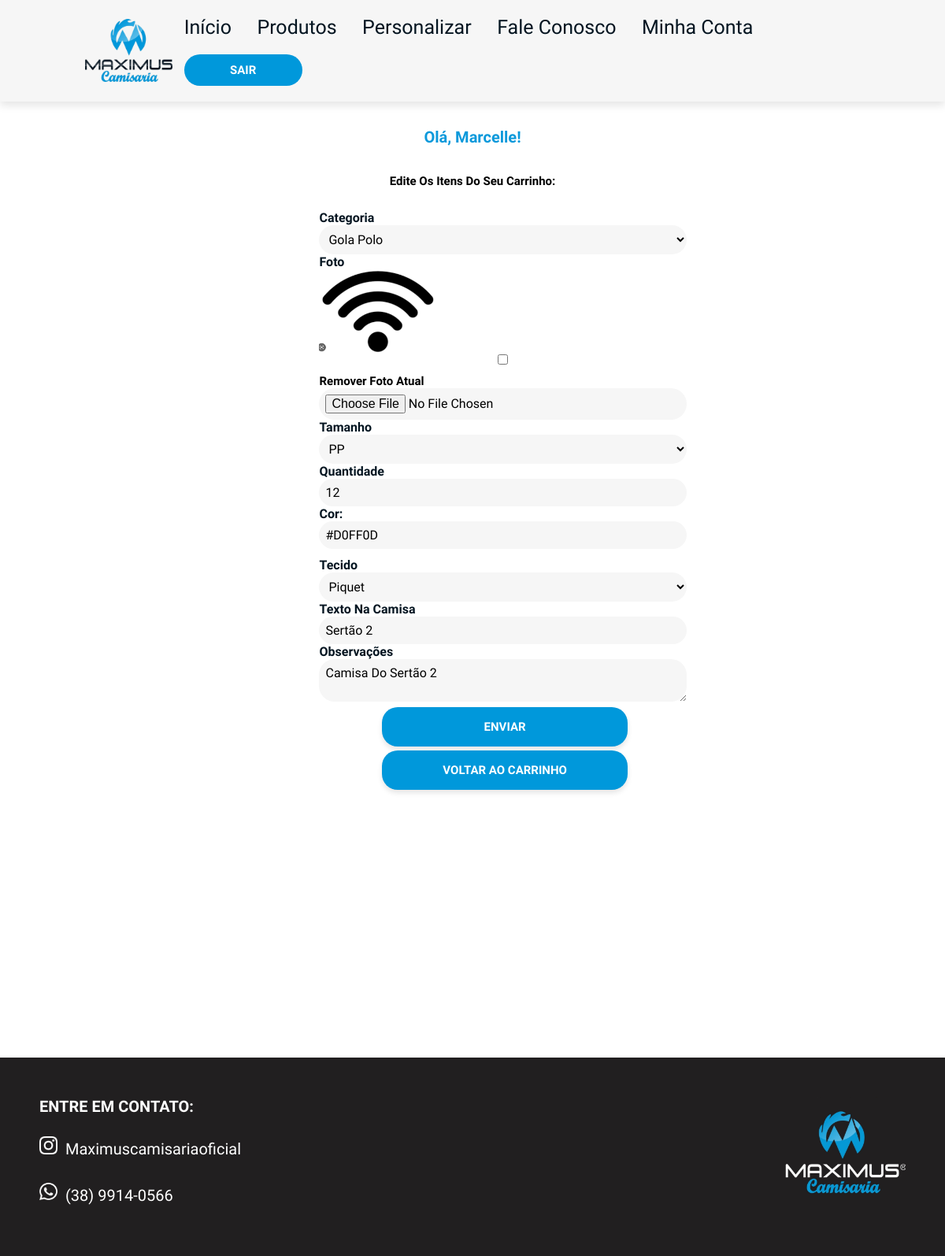
/editar_item/7 (signed in), run on the app's committed database.
### loja/models.py (models this page shows)
class Usuario(database.Model, UserMixin):
    id = database.Column(database.Integer, primary_key=True)
    username = database.Column(database.String, nullable=False)
    userlastname = database.Column(database.String, nullable=False)
    email = database.Column(database.String, nullable=False, unique=True)
    senha = database.Column(database.String, nullable=False)
    cpf = database.Column(database.String(11), nullable=False, unique=True)
    endereco = database.Column(database.String, nullable=False)
    complemento = database.Column(database.String, nullable=False)
    cidade = database.Column(database.String, nullable=False)
    uf = database.Column(database.String(2), nullable=False)
    cep = database.Column(database.String(8), nullable=False)
    telefone = database.Column(database.String, nullable=False)
    foto_perfil = database.Column(database.String, default="default_profile.png")

class Personalizada(database.Model):
    id = database.Column(database.Integer, primary_key=True)
    foto = database.Column(database.String, default="default.png")
    data_criacao = database.Column(database.DateTime, nullable=False, default=datetime.utcnow())
    categoria = database.Column(database.String, nullable=False)
    cor = database.Column(database.String, nullable=False)
    tamanho = database.Column(database.String, nullable=False)
    quantidade = database.Column(database.Integer, nullable=False)
    tecido = database.Column(database.String, nullable=False)
    texto_camisa = database.Column(database.String, nullable=False)
    observacao = database.Column(database.String, nullable=False)
    id_usuario = database.Column(database.Integer, database.ForeignKey('usuario.id'), nullable=False)

### loja/routes.py (the view, shortened to what this page needs)
@app.route("/editar_item/<int:id>", methods=["GET", "POST"])
@login_required
def editar_item(id):
    item = Personalizada.query.get_or_404(id)
    form = FormPersonalizada()
    form.categoria.data = item.categoria
    form.cor.data = item.cor
    form.tamanho.data = item.tamanho
    form.quantidade.data = item.quantidade
    form.tecido.data = item.tecido
    form.texto_camisa.data = item.texto_camisa
    form.observacao.data = item.observacao
    return render_template('editar_item.html', form=form, item=item)

### loja/forms.py
class FormPersonalizada(FlaskForm):
    foto = FileField('Foto')
    categorias = [('personalizada', 'Personalizada'), ('tradicional', 'Tradicional'), ('raglan', 'Raglan'),
        ('esportiva', 'Esportiva'), ('uniforme', 'Escolar'), ('longa', 'Manga Longa'),
        ('golaV', 'Gola V'), ('golapolo', 'Gola Polo'), ('oversized', 'Oversized')]
    tamanhos = [('pp', 'PP'), ('p', 'P'), ('m', 'M'), ('g', 'G'), ('gg', 'GG')]
    tecidos = [('algodao', 'Algodão'), ('piquet', 'Piquet'), ('dryfit', 'Dry Fit'),
        ('pvantipiling', 'PV Antipiling')]
    categoria = SelectField('Categoria', choices=categorias, validators=[DataRequired()])
    tamanho = SelectField('Tamanho', choices=tamanhos, validators=[DataRequired()])
    quantidade = IntegerField('Quantidade', validators=[DataRequired()])
    tecido = SelectField('Tecido', choices=tecidos, validators=[DataRequired()])
    cor = HiddenField('Cor')
    texto_camisa = StringField('Texto na Camisa', validators=[DataRequired()])
    observacao = TextAreaField('Observações')
    botao_confirmacao = SubmitField('ENVIAR')

### loja/models.py (called while the page is built)
@login_manager.user_loader
def load_usuario(id_usuario):
    return Usuario.query.get(int(id_usuario))

### loja/templates/editar_item.html (shortened to what this page needs)
{% extends "personalizar.html" %}
{% block style %}
<link rel="stylesheet" href="{{ url_for('static', filename='css/homepage.css') }}">
<link rel="stylesheet" href="{{ url_for('static', filename='css/personalizar.css') }}">
{% endblock %}
{% block main1 %}
<main>
    <div class="Subtitulo-base">
        <h1 class="subtitulo"> Olá, {{ current_user.username }}!</h1>
        <h1 class="texto"> Edite os itens do seu carrinho: </h1>
    </div>
{% endblock %}
{% block main2 %}
<section class="personalizar">
    <div class="boxContainer">
        <div class="formulario">
            <form method="POST" action="{{ url_for('editar_item', id=item.id) }}" enctype="multipart/form-data">
                <div class="selecao">
                    {{ form.categoria.label }} {{ form.categoria(value=item.categoria) }}<br>
                    {{ form.foto.label }}
                    {% if item.foto %}
                        <div>
                            <img src="{{ url_for('static', filename='images/fotos_camisas/' + item.foto) }}" alt="Imagem Atual" width="150">
                            <input type="checkbox" name="remove_foto" value="1">
                            <h1 class="texto1"> Remover foto atual </h1>
                        </div>
                    {% endif %}
                    {{ form.foto }}<br>
                    {{ form.tamanho.label }} {{ form.tamanho(value=item.tamanho) }}<br>
                    {{ form.quantidade.label }} {{ form.quantidade(value=item.quantidade) }}<br>
                    <div class="seletor-cor">
                        <label for="cor">Cor:</label><br>
                        <input class="jscolor {onFineChange:'updateColor(this)'}" id="cor-picker" value="{{ item.cor }}">
                    </div>
                    {{ form.cor(value=item.cor) }}<br>
                    {{ form.tecido.label }} {{ form.tecido(value=item.tecido) }}<br>
                    {{ form.texto_camisa.label }} {{ form.texto_camisa(value=item.texto_camisa) }}<br>
                    {{ form.observacao.label }} {{ form.observacao(value=item.observacao) }}<br>
                    {{ form.botao_confirmacao(class_="botao") }}
                     <a href="{{ url_for('carrinho') }}"><button class="botao">VOLTAR AO CARRINHO</button></a>
                </div>
            </form>
        </div>
    </div>
</section>
</main>
{% endblock %}

### loja/static/css/homepage.css (style rules this page uses)
:root { --azulclaro: #0098db; --azulescuro: #041521; --branco: #f6f6f6; --azulbotao: #00008B; --logoescura: #211f20; }
* { margin: 0; padding: 0; box-sizing: border-box; font-family: "Quicksand", sans-serif; outline: none; border: none; text-transform: capitalize; transition: .2s linear; }
html { font-size: 62.5%; scroll-behavior: smooth; scroll-padding-top: 6rem; overflow-x: hidden; }
main { padding-top: 8px; margin-bottom: 12rem; display: flex; flex-direction: column; align-items: center; text-align: center; }
.botao { background-color:var(--azulclaro) ; width: 5rem; height: 3rem; border: none; font-family: 'Quicksand', sans-serif; font-size: 15px; color: white; border-radius: 20px; margin-top: 2rem; }
.subtitulo { padding: 5px; font-family: "Quicksand", sans-serif; color:#0b99db; display: flex; justify-content: center; height: 70; margin-top: 2rem; margin-bottom: 2rem; }
.texto { text-align: center; margin-top: 10px; font-size: 15px }
.Subtitulo-base { display: flex; flex-direction: column; }

### loja/static/css/personalizar.css (style rules this page uses)
.personalizar { padding-top: 8px; margin-bottom: 20rem; }
.personalizar .boxContainer { display: flex; justify-content: center; gap: 2rem; padding: 0 2rem; margin: 2rem 0; }
.personalizar .formulario { flex: 1; display: flex; flex-direction: column; text-align: left; gap: 1rem; }
.personalizar .formulario label { font-family: 'Quicksand', sans-serif; font-size: 16px; color: var(--azulescuro); font-weight: bold; margin-bottom: 0.8rem; text-align: left; width: 100%; }
.formulario input, .formulario select, .formulario textarea { padding: 0.8rem; border-radius: 20px; background-color: #f6f6f6; font-family: 'Quicksand', sans-serif; font-size: 16px; width: 120%; }
.formulario input[type="number"], .formulario textarea { width: 120%; background-color: #f6f6f6; }
.personalizar .botao { background-color: var(--azulclaro); height: 5rem; width: 80%; border: none; font-family: 'Quicksand', sans-serif; font-size: 15px; font-weight: bold; color: white; border-radius: 20px; margin-top: 0.5rem; margin-left: 80px; cursor: pointer; box-shadow: 0 4px 6px rgba(0, 0, 0, 0.1); transition: background-color 0.3s ease, transform 0.3s ease; }
.texto1 { text-align: left; margin-top: 10px; font-size: 15px }

### data on the page
Usuario: username "Marcelle"
Personalizada: categoria "Gola Polo", foto (picture), tamanho "PP", quantidade "12", cor "#D0FF0D", tecido "Piquet", texto_camisa "Sertão 2", observacao "Camisa do sertão 2"
